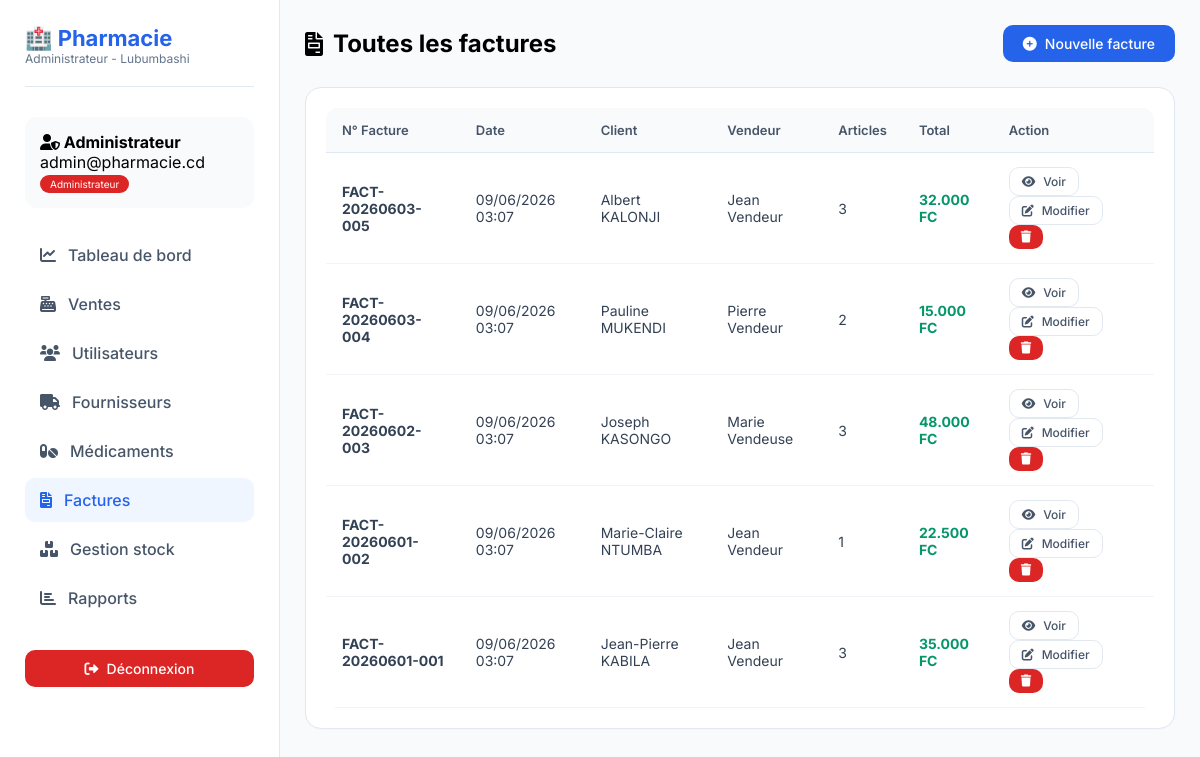
The page /admin.php?section=factures (signed in) on the database its author committed.
### tables this page shows
CREATE TABLE IF NOT EXISTS `factures` (
  `id` int NOT NULL AUTO_INCREMENT COMMENT 'Identifiant unique',
  `numero_facture` varchar(50) NOT NULL COMMENT 'Numéro unique de la facture (ex: FACT-20260609-001)',
  `date_facture` timestamp NULL DEFAULT CURRENT_TIMESTAMP COMMENT 'Date et heure de la facture',
  `client_nom` varchar(100) NOT NULL COMMENT 'Nom du client',
  `client_telephone` varchar(50) DEFAULT NULL COMMENT 'Téléphone du client',
  `client_adresse` text COMMENT 'Adresse du client',
  `total_ht` decimal(10,2) NOT NULL DEFAULT '0.00' COMMENT 'Total hors taxes',
  `total_ttc` decimal(10,2) NOT NULL DEFAULT '0.00' COMMENT 'Total toutes taxes comprises',
  `vendeur_id` int DEFAULT NULL COMMENT 'ID du vendeur qui a fait la vente',
  `vendeur_nom` varchar(100) DEFAULT NULL COMMENT 'Nom du vendeur',
  `statut` enum('payée','impayée','annulée') DEFAULT 'payée' COMMENT 'Statut de la facture',
  `notes` text COMMENT 'Notes supplémentaires',
  PRIMARY KEY (`id`),
  UNIQUE KEY `numero_facture` (`numero_facture`),
  KEY `idx_numero` (`numero_facture`),
  KEY `idx_date` (`date_facture`),
  KEY `idx_client` (`client_nom`),
  KEY `vendeur_id` (`vendeur_id`)
);

### config.php (called while the page is built, shortened)
<?php
function format_prix($montant) {
    return number_format((float)$montant, 0, ',', '.') . ' FC';
}
function securiser($texte) {
    return htmlspecialchars(trim($texte), ENT_QUOTES, 'UTF-8');
}
?>

### admin.php (the view, shortened to what this page needs)
<?php
require_once 'config.php';
$factures = $pdo->query("SELECT f.*, (SELECT COUNT(*) FROM ventes WHERE facture_id = f.id) as nb_articles
                         FROM factures f ORDER BY f.date_facture DESC LIMIT 50")->fetchAll();
$stats = [
    'medicaments' => $pdo->query("SELECT COUNT(*) FROM medicaments")->fetchColumn() ?: 0,
    'stock_total' => $pdo->query("SELECT SUM(quantite_stock) FROM medicaments")->fetchColumn() ?: 0,
    'ca_total' => $pdo->query("SELECT SUM(total_ttc) FROM factures")->fetchColumn() ?: 0,
    'ca_jour' => $pdo->query("SELECT SUM(total_ttc) FROM factures WHERE DATE(date_facture) = CURDATE()")->fetchColumn() ?: 0,
    'utilisateurs' => $pdo->query("SELECT COUNT(*) FROM utilisateurs")->fetchColumn() ?: 0,
    'alertes' => $pdo->query("SELECT COUNT(*) FROM medicaments WHERE quantite_stock <= seuil_alerte")->fetchColumn() ?: 0
];
$ventes_par_vendeur_aujourdhui = $pdo->query("
    SELECT
        u.id, u.nom as vendeur_nom,
        COALESCE(SUM(f.total_ttc), 0) as ca_aujourdhui,
        COUNT(DISTINCT f.id) as nombre_factures,
        (SELECT COUNT(*) FROM ventes v WHERE v.vendeur_id = u.id AND DATE(v.date_vente) = CURDATE()) as articles_vendus
    FROM utilisateurs u
    LEFT JOIN factures f ON f.vendeur_id = u.id AND DATE(f.date_facture) = CURDATE()
    WHERE u.role = 'vendeur' OR u.role = 'admin'
    GROUP BY u.id, u.nom
    ORDER BY ca_aujourdhui DESC
")->fetchAll();
$page_active = isset($_GET['section']) ? $_GET['section'] : 'dashboard';
?>
<!DOCTYPE html>
<html lang="fr">
<head>
    <link rel="stylesheet" href="https://cdnjs.cloudflare.com/ajax/libs/font-awesome/6.0.0/css/all.min.css">
</head>
<body>
    <div class="sidebar">
        <div class="logo">
            <h2>🏥 <span>Pharmacie</span></h2>
            <p style="font-size:12px; color:#64748b;">Administrateur - Lubumbashi</p>
        </div>
        <div class="user-info">
            <h4><i class="fas fa-user-shield"></i> <?= securiser($_SESSION['user_nom']) ?></h4>
            <p><?= securiser($_SESSION['user_email']) ?></p>
            <span class="badge">Administrateur</span>
        </div>
        <ul class="nav-links">
            <li><a href="?section=dashboard" class="<?= $page_active == 'dashboard' ? 'active' : '' ?>"><i class="fas fa-chart-line"></i> Tableau de bord</a></li>
            <li><a href="?section=ventes" class="<?= $page_active == 'ventes' ? 'active' : '' ?>"><i class="fas fa-cash-register"></i> Ventes</a></li>
            <li><a href="?section=utilisateurs" class="<?= $page_active == 'utilisateurs' ? 'active' : '' ?>"><i class="fas fa-users"></i> Utilisateurs</a></li>
            <li><a href="?section=fournisseurs" class="<?= $page_active == 'fournisseurs' ? 'active' : '' ?>"><i class="fas fa-truck"></i> Fournisseurs</a></li>
            <li><a href="?section=medicaments" class="<?= $page_active == 'medicaments' ? 'active' : '' ?>"><i class="fas fa-pills"></i> Médicaments</a></li>
            <li><a href="?section=factures" class="<?= $page_active == 'factures' ? 'active' : '' ?>"><i class="fas fa-file-invoice"></i> Factures</a></li>
            <li><a href="?section=stock" class="<?= $page_active == 'stock' ? 'active' : '' ?>"><i class="fas fa-boxes"></i> Gestion stock</a></li>
            <li><a href="?section=rapports" class="<?= $page_active == 'rapports' ? 'active' : '' ?>"><i class="fas fa-chart-bar"></i> Rapports</a></li>
        </ul>
        <div style="margin-top: 30px;">
            <a href="logout.php" class="btn btn-danger" style="width:100%; justify-content:center;"><i class="fas fa-sign-out-alt"></i> Déconnexion</a>
        </div>
    </div>
    <div class="main-content">
        <?php if ($page_active == 'dashboard'): ?>
            <div class="header">
                <h1><i class="fas fa-chart-line"></i> Tableau de bord</h1>
                <div style="background: white; padding: 8px 16px; border-radius: 20px;">
                    <i class="far fa-calendar-alt"></i> <?= date('d/m/Y H:i') ?>
                </div>
            </div>
            <div class="stats-grid">
                <div class="stat-card">
                    <div class="stat-icon"><i class="fas fa-pills"></i></div>
                    <div><h3 style="font-size:13px; color:#64748b;">Médicaments</h3><div class="stat-number"><?= $stats['medicaments'] ?></div></div>
                </div>
                <div class="stat-card">
                    <div class="stat-icon"><i class="fas fa-boxes"></i></div>
                    <div><h3 style="font-size:13px; color:#64748b;">Stock total</h3><div class="stat-number"><?= $stats['stock_total'] ?></div></div>
                </div>
                <div class="stat-card">
                    <div class="stat-icon"><i class="fas fa-chart-line"></i></div>
                    <div><h3 style="font-size:13px; color:#64748b;">CA Total</h3><div class="stat-number"><?= format_prix($stats['ca_total']) ?></div></div>
                </div>
                <div class="stat-card">
                    <div class="stat-icon"><i class="fas fa-users"></i></div>
                    <div><h3 style="font-size:13px; color:#64748b;">Utilisateurs</h3><div class="stat-number"><?= $stats['utilisateurs'] ?></div></div>
                </div>
                <div class="stat-card">
                    <div class="stat-icon"><i class="fas fa-money-bill"></i></div>
                    <div><h3 style="font-size:13px; color:#64748b;">CA Aujourd'hui</h3><div class="stat-number"><?= format_prix($stats['ca_jour']) ?></div></div>
                </div>
                <div class="stat-card">
                    <div class="stat-icon"><i class="fas fa-exclamation-triangle"></i></div>
                    <div><h3 style="font-size:13px; color:#64748b;">Alertes stock</h3><div class="stat-number"><?= $stats['alertes'] ?></div></div>
                </div>
            </div>
            <div class="card">
                <div class="header" style="margin-bottom: 15px; padding-bottom: 0;">
                    <h3><i class="fas fa-chart-simple"></i> Ventes par vendeur - Aujourd'hui</h3>
                    <span class="badge" style="background:#2563eb;"><?= date('d/m/Y') ?></span>
                </div>
                <?php if (count($ventes_par_vendeur_aujourdhui) > 0): ?>
                    <?php foreach ($ventes_par_vendeur_aujourdhui as $vendeur): ?>
                    <div style="display: flex; justify-content: space-between; align-items: center; padding: 15px; background: #f8fafc; border-radius: 12px; margin-bottom: 10px;">
                        <div>
                            <h4><i class="fas fa-user-circle"></i> <?= securiser($vendeur['vendeur_nom']) ?></h4>
                            <p style="font-size:12px; color:#64748b;"><i class="fas fa-receipt"></i> <?= $vendeur['nombre_factures'] ?> facture(s) | <i class="fas fa-box"></i> <?= $vendeur['articles_vendus'] ?? 0 ?> article(s)</p>
                        </div>
                        <div style="text-align: right;">
                            <div style="font-weight: 700; color: #059669;"><?= format_prix($vendeur['ca_aujourdhui']) ?></div>
                            <small>chiffre d'affaires</small>
                        </div>
                    </div>
                    <?php endforeach; ?>
                <?php else: ?>
                    <p style="text-align:center; color:#64748b; padding:30px;">Aucune vente aujourd'hui</p>
                <?php endif; ?>
            </div>
        <?php elseif ($page_active == 'factures'): ?>
            <div class="header">
                <h1><i class="fas fa-file-invoice"></i> Toutes les factures</h1>
                <a href="?section=ventes" class="btn btn-primary"><i class="fas fa-plus-circle"></i> Nouvelle facture</a>
            </div>
                <div class="card">
                    <?php if (count($factures) > 0): ?>
                <div class="table-container">
                    <table>
                        <thead><tr><th>N° Facture</th><th>Date</th><th>Client</th><th>Vendeur</th><th>Articles</th><th>Total</th><th>Action</th></tr></thead>
                        <tbody>
                            <?php foreach ($factures as $facture): ?>
                            <tr>
                                <td><strong><?= securiser($facture['numero_facture']) ?></strong></td>
                                <td><?= date('d/m/Y H:i', strtotime($facture['date_facture'])) ?></td>
                                <td><?= securiser($facture['client_nom']) ?></td>
                                <td><?= securiser($facture['vendeur_nom']) ?></td>
                                <td><?= $facture['nb_articles'] ?></td>
                                <td><strong style="color:#059669;"><?= format_prix($facture['total_ttc']) ?></strong></td>
                                <td>
                                    <a href="?section=factures&view_facture=<?= $facture['id'] ?>" class="btn btn-outline btn-sm"><i class="fas fa-eye"></i> Voir</a>
                                    <a href="?section=factures&action=edit&id=<?= $facture['id'] ?>" class="btn btn-outline btn-sm"><i class="fas fa-edit"></i> Modifier</a>
                                    <form method="POST" style="display: inline;" onsubmit="return confirm('Supprimer cette facture ?');">
                                        <button type="submit" name="action_supprimer_facture" class="btn btn-danger btn-sm"><i class="fas fa-trash"></i></button>
                                    </form>
                                </td>
                            </tr>
                            <?php endforeach; ?>
                        </tbody>
                    </table>
                </div>
                <?php else: ?>
                <p style="text-align:center; color:#64748b; padding:40px;">Aucune facture</p>
                <?php endif; ?>
            </div>
        <?php endif; ?>
    </div>
</body>
</html>

### admin.php (style rules this page uses)
* { margin: 0; padding: 0; box-sizing: border-box; }
body { font-family: 'Inter', sans-serif; background: #f8fafc; display: flex; min-height: 100vh; }
.sidebar { width: 280px; background: white; border-right: 1px solid #e2e8f0; padding: 25px; position: fixed; height: 100vh; overflow-y: auto; }
.logo { margin-bottom: 30px; padding-bottom: 20px; border-bottom: 1px solid #e2e8f0; }
.logo h2 { font-size: 22px; color: #0f172a; }
.logo span { color: #2563eb; }
.user-info { background: #f8fafc; padding: 15px; border-radius: 12px; margin-bottom: 25px; }
.badge { background: #dc2626; color: white; padding: 3px 10px; border-radius: 20px; font-size: 10px; display: inline-block; }
.nav-links { list-style: none; }
.nav-links li { margin-bottom: 5px; }
.nav-links a { display: flex; align-items: center; gap: 12px; padding: 12px 15px; color: #475569; text-decoration: none; border-radius: 10px; font-weight: 500; transition: all 0.2s; }
.nav-links a:hover, .nav-links a.active { background: #eff6ff; color: #2563eb; }
.main-content { flex: 1; margin-left: 280px; padding: 25px; }
.header { display: flex; justify-content: space-between; align-items: center; margin-bottom: 25px; flex-wrap: wrap; gap: 15px; }
.header h1 { font-size: 24px; display: flex; align-items: center; gap: 10px; }
.btn { display: inline-flex; align-items: center; gap: 8px; padding: 10px 20px; border-radius: 10px; text-decoration: none; font-size: 14px; font-weight: 500; border: none; cursor: pointer; transition: all 0.2s; }
.btn-primary { background: #2563eb; color: white; }
.btn-outline { background: transparent; border: 1px solid #e2e8f0; color: #475569; }
.btn-sm { padding: 6px 12px; font-size: 12px; }
.btn-danger { background: #dc2626; color: white; }
.card { background: white; border-radius: 16px; padding: 20px; margin-bottom: 25px; border: 1px solid #e2e8f0; box-shadow: 0 1px 2px rgba(0,0,0,0.02); }
.table-container { overflow-x: auto; border-radius: 12px; }
table { width: 100%; border-collapse: collapse; font-size: 14px; }
th { background: #f8fafc; padding: 14px 16px; text-align: left; font-weight: 600; font-size: 13px; color: #475569; border-bottom: 1px solid #e2e8f0; }
td { padding: 14px 16px; border-bottom: 1px solid #f1f5f9; color: #334155; }

### rows shown on the page
factures: numero_facture "FACT-20260603-005", date_facture "09/06/2026 03:07", client_nom "Albert KALONJI", vendeur_nom "Jean Vendeur", nb_articles "3", total_ttc "32.000 FC"
factures: numero_facture "FACT-20260603-004", date_facture "09/06/2026 03:07", client_nom "Pauline MUKENDI", vendeur_nom "Pierre Vendeur", nb_articles "2", total_ttc "15.000 FC"
factures: numero_facture "FACT-20260602-003", date_facture "09/06/2026 03:07", client_nom "Joseph KASONGO", vendeur_nom "Marie Vendeuse", nb_articles "3", total_ttc "48.000 FC"
factures: numero_facture "FACT-20260601-002", date_facture "09/06/2026 03:07", client_nom "Marie-Claire NTUMBA", vendeur_nom "Jean Vendeur", nb_articles "1", total_ttc "22.500 FC"
factures: numero_facture "FACT-20260601-001", date_facture "09/06/2026 03:07", client_nom "Jean-Pierre KABILA", vendeur_nom "Jean Vendeur", nb_articles "3", total_ttc "35.000 FC"

### other values the page prints
securiser($_SESSION['user_nom']) "Administrateur"
securiser($_SESSION['user_email']) "admin@pharmacie.cd"
